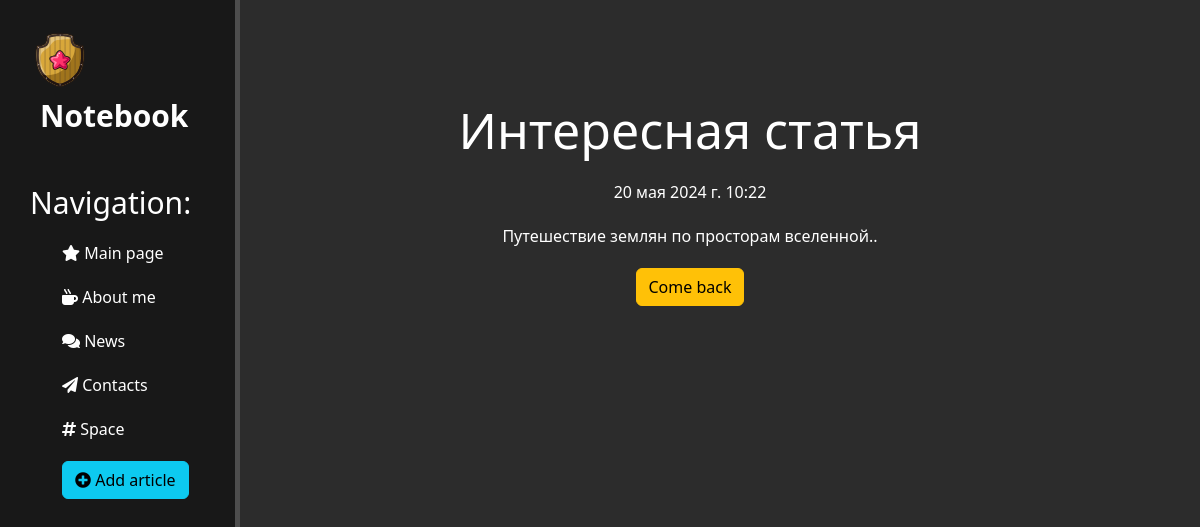
Page /news/4 on the committed database.
### news/models.py (models this page shows, shortened)
class Article(models.Model):  # 1. создаем класс для базы данных
    title = models.CharField('Title',  max_length=50)  # 2.1 строка до 250 символов
    anons = models.CharField('Notification',  max_length=250)
    full_text = models.TextField('Article')  # 2.2 строка больше 250 символов
    date = models.DateTimeField('Дата публикации')  # 2.3 дата и время
    class Meta:
        verbose_name = 'Новость'
        verbose_name_plural = 'Новости'

### news/views.py (the view)
# urls.py: path('<int:pk>', views.NewsDetailView.as_view(), name='news-detail'),  # 4. обращаемся к динамической числовой
class NewsDetailView(DetailView):
    model = Article
    template_name = 'news/details_view.html'
    context_object_name = 'article'

### news/templates/news/details_view.html (shortened to what this page needs)
{% extends 'main/layout.html' %}
{% block content %}
    <div class="features">
        <h1>{{ article.title }}</h1>
        <p>{{ article.date }}</p>
        <p>{{ article.full_text }}</p>
        <a href="{% url 'news_home' %}" class="btn btn-warning">Come back</a>
    </div>
{% endblock %}

### main/static/main/css/main.css (style rules this page uses)
body { background: #2c2c2c; }
a { text-decoration: none ; }
main .features { color: #fff; float: left; text-align: center; width: 75%; margin-top: 100px; }
main .features h1 { font-size: 50px; }
main .features p { width: 400px; margin: 20px auto; }

### rows in the picture
Article: title "Интересная статья", date "20 мая 2024 г. 10:22", full_text "Путешествие землян по просторам вселенной.."
